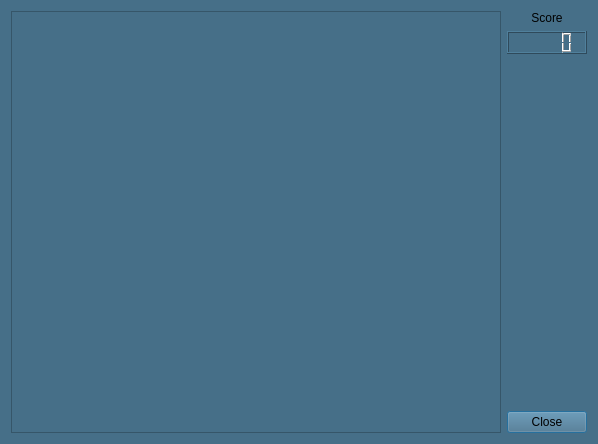
<?xml version="1.0" encoding="UTF-8"?>
<ui version="4.0">
 <class>GameWindow</class>
 <widget class="QDialog" name="GameWindow">
  <property name="geometry">
   <rect>
    <x>0</x>
    <y>0</y>
    <width>598</width>
    <height>444</height>
   </rect>
  </property>
  <property name="windowTitle">
   <string>Dialog</string>
  </property>
  <property name="styleSheet">
   <string notr="true">background-color: rgb(70, 111, 136);</string>
  </property>
  <layout class="QHBoxLayout" name="horizontalLayout_2">
   <item>
    <layout class="QHBoxLayout" name="horizontalLayout">
     <item>
      <widget class="QGraphicsView" name="graphicsView">
       <property name="autoFillBackground">
        <bool>true</bool>
       </property>
       <property name="sceneRect">
        <rectf>
         <x>0.000000000000000</x>
         <y>0.000000000000000</y>
         <width>0.000000000000000</width>
         <height>0.000000000000000</height>
        </rectf>
       </property>
      </widget>
     </item>
     <item>
      <layout class="QVBoxLayout" name="verticalLayout">
       <item>
        <widget class="QLabel" name="label">
         <property name="text">
          <string>Score</string>
         </property>
         <property name="alignment">
          <set>Qt::AlignCenter</set>
         </property>
        </widget>
       </item>
       <item>
        <widget class="QLCDNumber" name="lcdNumber"/>
       </item>
       <item>
        <spacer name="verticalSpacer">
         <property name="orientation">
          <enum>Qt::Vertical</enum>
         </property>
         <property name="sizeHint" stdset="0">
          <size>
           <width>20</width>
           <height>5000</height>
          </size>
         </property>
        </spacer>
       </item>
       <item>
        <widget class="QDialogButtonBox" name="buttonBox">
         <property name="orientation">
          <enum>Qt::Vertical</enum>
         </property>
         <property name="standardButtons">
          <set>QDialogButtonBox::Close</set>
         </property>
        </widget>
       </item>
      </layout>
     </item>
    </layout>
   </item>
  </layout>
 </widget>
 <resources/>
 <connections>
  <connection>
   <sender>buttonBox</sender>
   <signal>rejected()</signal>
   <receiver>GameWindow</receiver>
   <slot>reject()</slot>
   <hints>
    <hint type="sourcelabel">
     <x>531</x>
     <y>432</y>
    </hint>
    <hint type="destinationlabel">
     <x>286</x>
     <y>274</y>
    </hint>
   </hints>
  </connection>
 </connections>
</ui>
